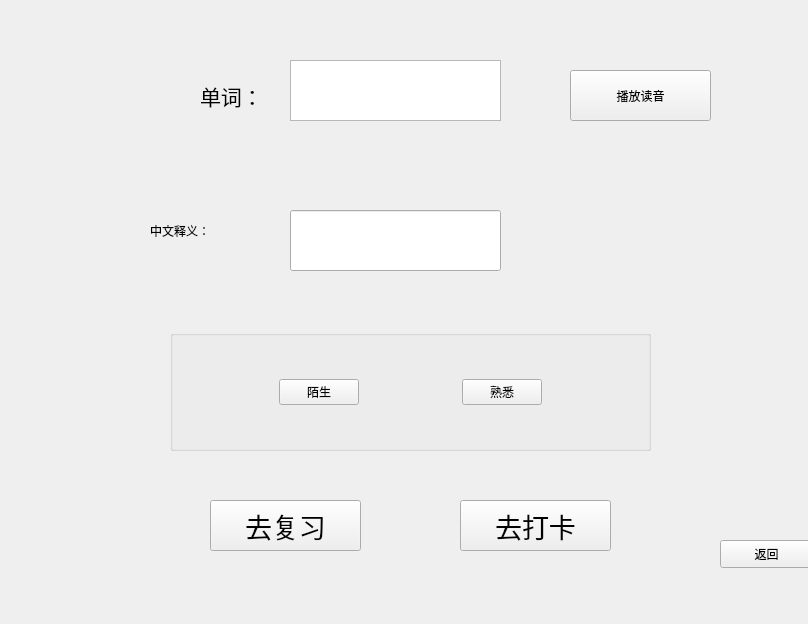
<?xml version="1.0" encoding="UTF-8"?>
<ui version="4.0">
 <class>study</class>
 <widget class="QWidget" name="study">
  <property name="geometry">
   <rect>
    <x>0</x>
    <y>0</y>
    <width>808</width>
    <height>624</height>
   </rect>
  </property>
  <property name="windowTitle">
   <string>学习</string>
  </property>
  <property name="styleSheet">
   <string notr="true">#study{border-image: url(:/new/prefix1/picture/timgOOEYZ94H.jpg)}</string>
  </property>
  <widget class="QPushButton" name="pushButton_2">
   <property name="geometry">
    <rect>
     <x>460</x>
     <y>500</y>
     <width>151</width>
     <height>51</height>
    </rect>
   </property>
   <property name="font">
    <font>
     <pointsize>20</pointsize>
    </font>
   </property>
   <property name="text">
    <string>去打卡</string>
   </property>
  </widget>
  <widget class="QPushButton" name="pushButton_1">
   <property name="geometry">
    <rect>
     <x>210</x>
     <y>500</y>
     <width>151</width>
     <height>51</height>
    </rect>
   </property>
   <property name="font">
    <font>
     <pointsize>20</pointsize>
    </font>
   </property>
   <property name="text">
    <string>去复习</string>
   </property>
  </widget>
  <widget class="QPlainTextEdit" name="textEditDevice">
   <property name="geometry">
    <rect>
     <x>290</x>
     <y>60</y>
     <width>211</width>
     <height>61</height>
    </rect>
   </property>
   <property name="font">
    <font>
     <family>仿宋</family>
     <pointsize>15</pointsize>
     <weight>50</weight>
     <italic>false</italic>
     <bold>false</bold>
    </font>
   </property>
   <property name="styleSheet">
    <string notr="true">font: 15pt &quot;仿宋&quot;;</string>
   </property>
   <property name="plainText">
    <string/>
   </property>
  </widget>
  <widget class="QPushButton" name="pushButton_4">
   <property name="geometry">
    <rect>
     <x>570</x>
     <y>70</y>
     <width>141</width>
     <height>51</height>
    </rect>
   </property>
   <property name="styleSheet">
    <string notr="true">font: 12pt &quot;仿宋&quot;;</string>
   </property>
   <property name="text">
    <string>播放读音</string>
   </property>
  </widget>
  <widget class="QGroupBox" name="groupBox">
   <property name="geometry">
    <rect>
     <x>170</x>
     <y>330</y>
     <width>481</width>
     <height>121</height>
    </rect>
   </property>
   <property name="title">
    <string/>
   </property>
   <layout class="QHBoxLayout" name="horizontalLayout_2">
    <item>
     <spacer name="horizontalSpacer_2">
      <property name="orientation">
       <enum>Qt::Horizontal</enum>
      </property>
      <property name="sizeHint" stdset="0">
       <size>
        <width>40</width>
        <height>20</height>
       </size>
      </property>
     </spacer>
    </item>
    <item>
     <widget class="QPushButton" name="pushButton">
      <property name="styleSheet">
       <string notr="true">font: 15pt &quot;仿宋&quot;;</string>
      </property>
      <property name="text">
       <string>陌生</string>
      </property>
     </widget>
    </item>
    <item>
     <spacer name="horizontalSpacer">
      <property name="orientation">
       <enum>Qt::Horizontal</enum>
      </property>
      <property name="sizeHint" stdset="0">
       <size>
        <width>40</width>
        <height>20</height>
       </size>
      </property>
     </spacer>
    </item>
    <item>
     <widget class="QPushButton" name="pushButton_3">
      <property name="styleSheet">
       <string notr="true">font: 15pt &quot;仿宋&quot;;</string>
      </property>
      <property name="text">
       <string>熟悉</string>
      </property>
     </widget>
    </item>
    <item>
     <spacer name="horizontalSpacer_3">
      <property name="orientation">
       <enum>Qt::Horizontal</enum>
      </property>
      <property name="sizeHint" stdset="0">
       <size>
        <width>40</width>
        <height>20</height>
       </size>
      </property>
     </spacer>
    </item>
   </layout>
  </widget>
  <widget class="QLabel" name="label_2">
   <property name="geometry">
    <rect>
     <x>200</x>
     <y>70</y>
     <width>71</width>
     <height>51</height>
    </rect>
   </property>
   <property name="font">
    <font>
     <family>仿宋</family>
     <pointsize>16</pointsize>
     <weight>50</weight>
     <italic>false</italic>
     <bold>false</bold>
    </font>
   </property>
   <property name="styleSheet">
    <string notr="true">font: 16pt &quot;仿宋&quot;;</string>
   </property>
   <property name="text">
    <string>单词：</string>
   </property>
  </widget>
  <widget class="QLabel" name="label">
   <property name="geometry">
    <rect>
     <x>150</x>
     <y>210</y>
     <width>121</width>
     <height>41</height>
    </rect>
   </property>
   <property name="styleSheet">
    <string notr="true">font: 15pt &quot;仿宋&quot;;</string>
   </property>
   <property name="text">
    <string>中文释义：</string>
   </property>
  </widget>
  <widget class="QLineEdit" name="lineEdit">
   <property name="geometry">
    <rect>
     <x>290</x>
     <y>210</y>
     <width>211</width>
     <height>61</height>
    </rect>
   </property>
   <property name="styleSheet">
    <string notr="true">font: 15pt &quot;仿宋&quot;;</string>
   </property>
  </widget>
  <widget class="QPushButton" name="pushButton_5">
   <property name="geometry">
    <rect>
     <x>720</x>
     <y>540</y>
     <width>93</width>
     <height>28</height>
    </rect>
   </property>
   <property name="styleSheet">
    <string notr="true">font: 10pt &quot;仿宋&quot;;</string>
   </property>
   <property name="text">
    <string>返回</string>
   </property>
  </widget>
 </widget>
 <resources/>
 <connections/>
</ui>
